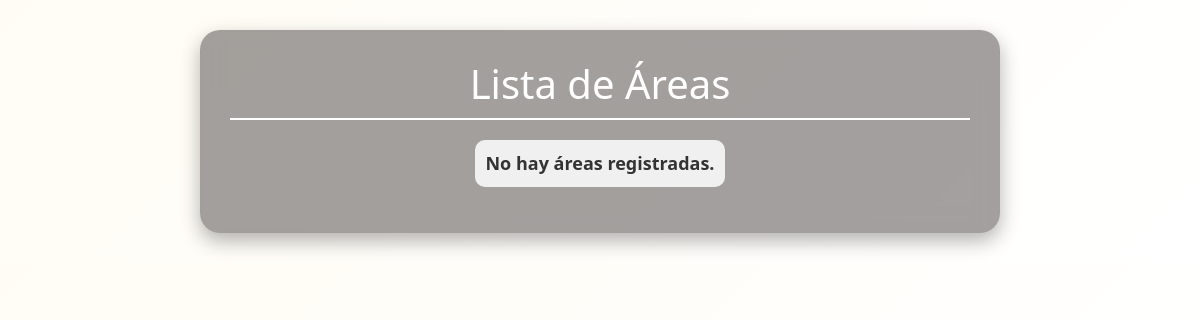
/mantenimiento/areas-list/, run on an earlier commit of the app's database.
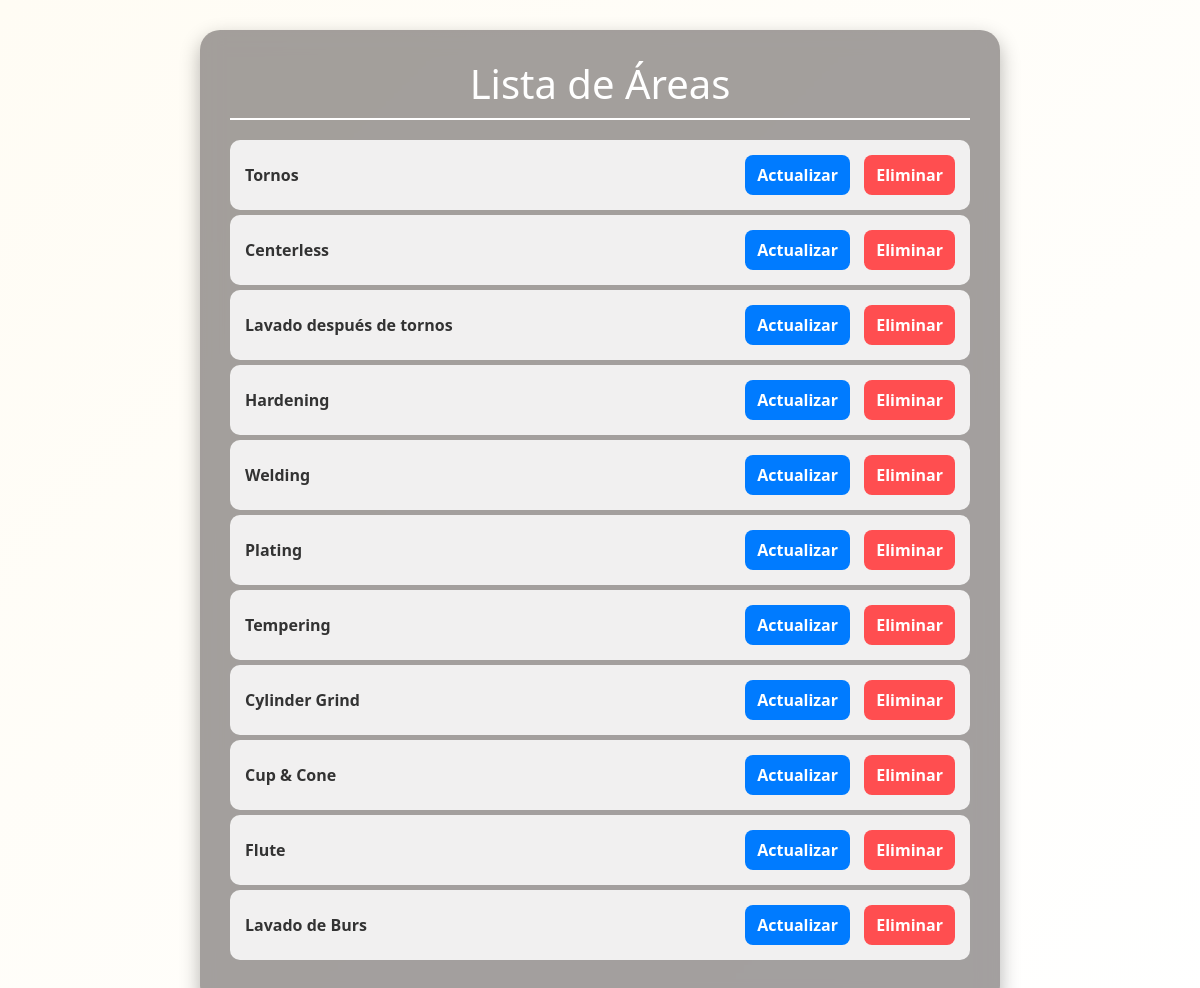
And on a later commit of the database.
### mantenimiento/models.py (models this page shows, shortened)
class Area(models.Model):
    nombreArea = models.CharField(max_length=100)

### mantenimiento/views.py (the view)
# urls.py: path('areas-list/', views.AreasList.as_view(), name='areasList'),
class AreasList(ListView):
    model = Area
    template_name = 'areas_list.html'
    context_object_name = 'areas'

### mantenimiento/templates/areas_list.html (shortened to what this page needs)
<!DOCTYPE html>
<html lang="es">
<head>
    <link rel="stylesheet" href="https://cdn.jsdelivr.net/npm/bootstrap@5.3.0/dist/css/bootstrap.min.css">
</head>
<body>
    <div class="container">
        <h1>Lista de Áreas</h1>
        {% if areas %}
            <ul>
                {% for area in areas %}
                    <li>
                        {{ area.nombreArea }}
                        <div>
                            <a href="{% url 'editArea' area.id %}" class="btn btn-update">Actualizar</a>
                            <a href="{% url 'area_delete' area.id %}" class="btn btn-delete">Eliminar</a>
                        </div>
                    </li>
                {% endfor %}
            </ul>
        {% else %}
            <p>No hay áreas registradas.</p>
        {% endif %}
    </div>
</body>
</html>

What changed in the data, as far as the page shows it:
added Area: nombreArea "Tornos"
added Area: nombreArea "Centerless"
added Area: nombreArea "Lavado después de tornos"
added Area: nombreArea "Hardening"
added Area: nombreArea "Welding"
added Area: nombreArea "Plating"
added Area: nombreArea "Tempering"
added Area: nombreArea "Cylinder Grind"
added Area: nombreArea "Cup & Cone"
added Area: nombreArea "Flute"
added Area: nombreArea "Lavado de Burs"
Also different on the page:
text no longer shown: "No hay áreas registradas."
